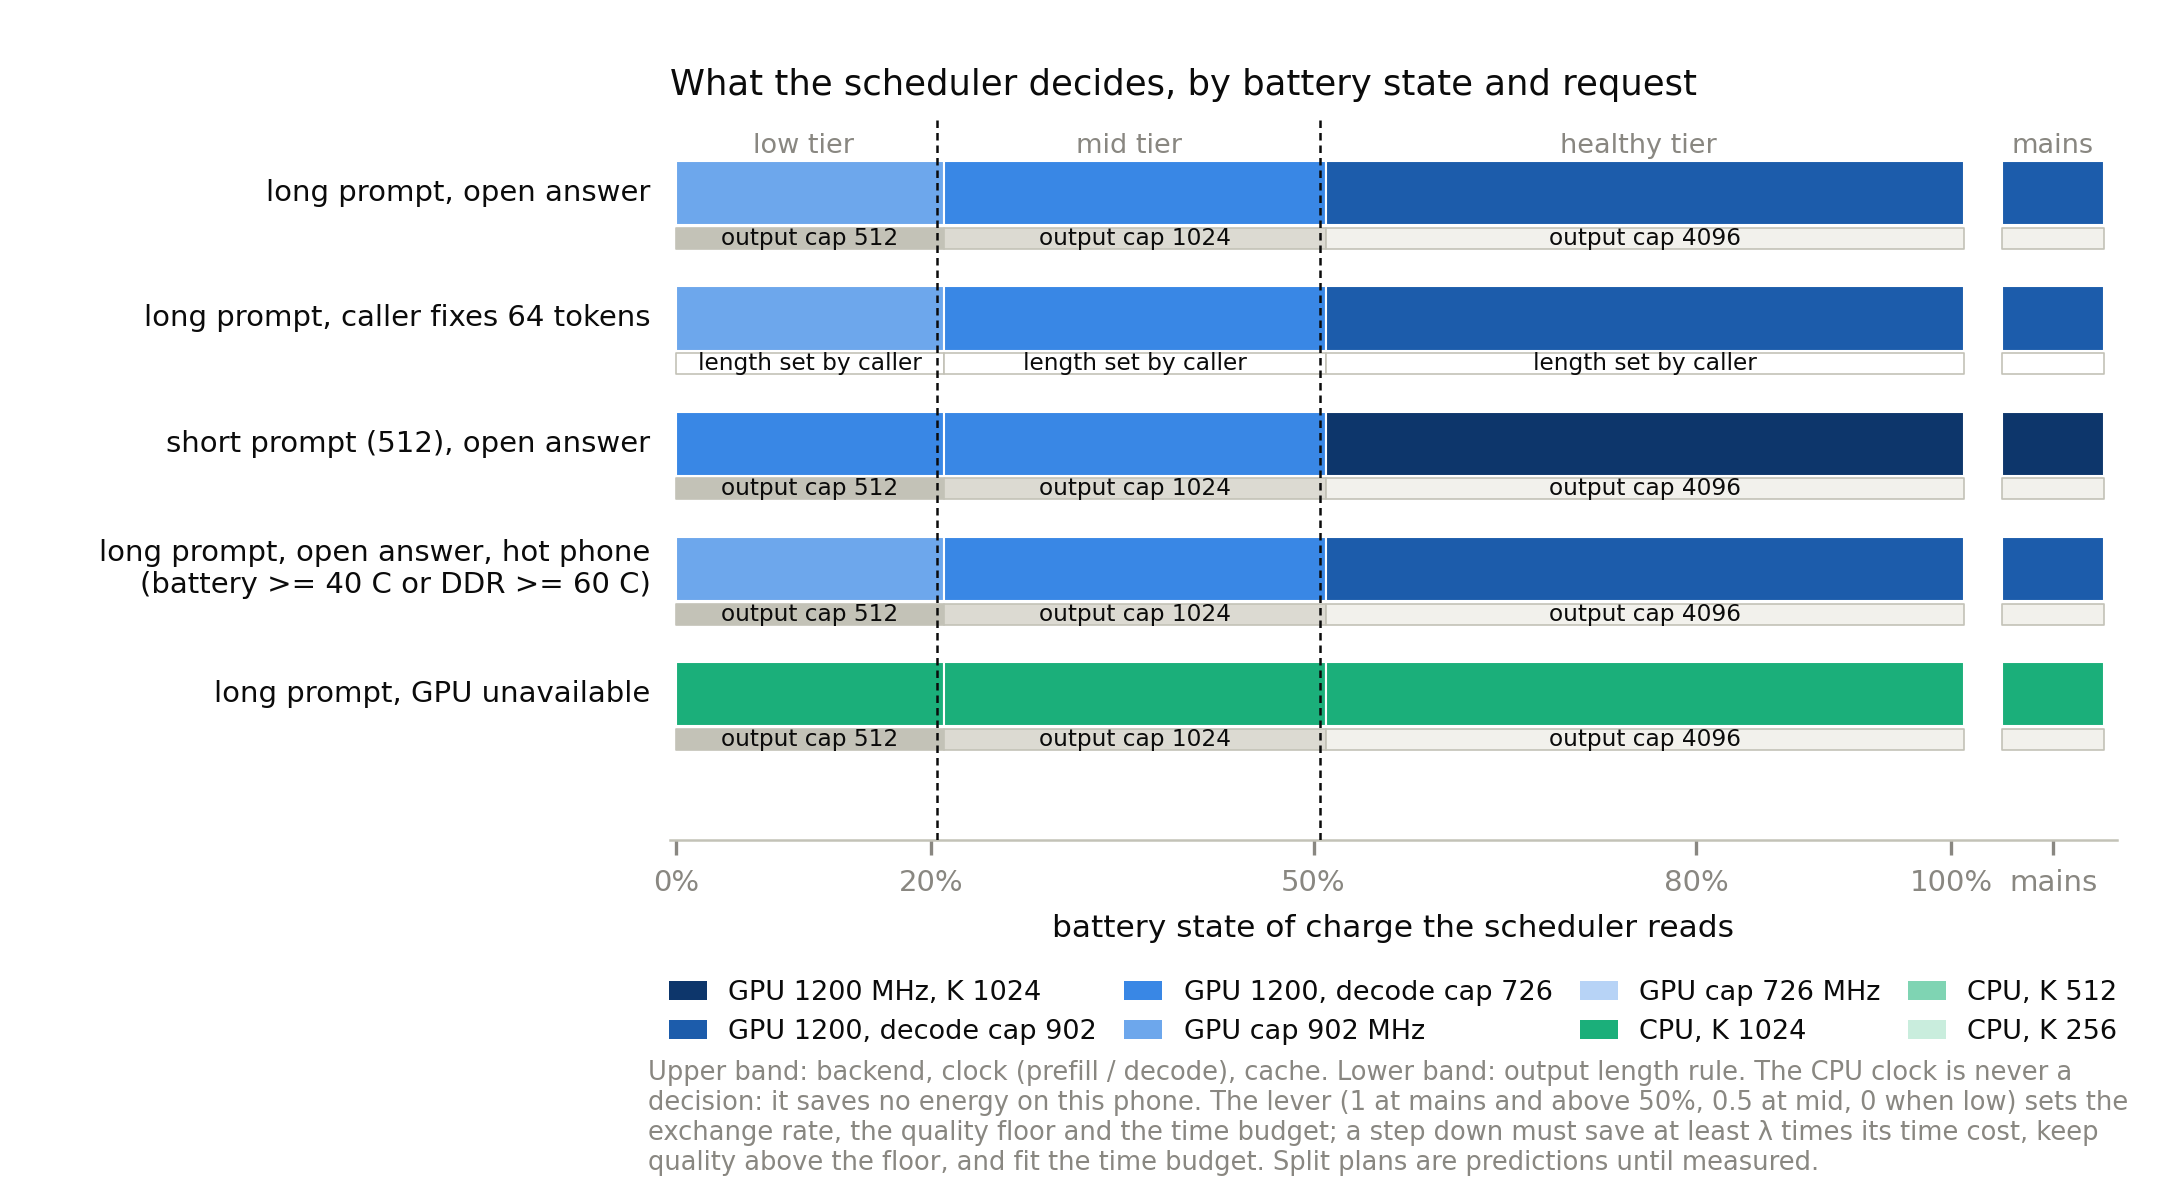

Recreate this plot in Python.
#!/usr/bin/env python3
"""Decision map: what the scheduler chooses as a function of battery state, for a few request
shapes and phone conditions. Evaluates the on-phone policy (energy_rl/sched_policy.py, the same
table, weights, stopping rule and length rule) at every state of charge from 0 to 100 and on
mains. Nothing is simulated: this is the policy's own decision for each state.
"""
import sys, os
import matplotlib
matplotlib.use("Agg")
import matplotlib.pyplot as plt
from matplotlib.patches import Patch

sys.path.insert(0, "/home/mislam22/EndurKV_workspace/EndurKV/energy_rl")
from sched_policy import load_table, weights, output_cap, choose

INK, MUTED, GRID, AXIS, SURF = "#0b0b0b", "#898781", "#e1e0d9", "#c3c2b7", "#ffffff"
PLAN_COL = {"gpu1200_k1024": "#0d366b", "gpu1200d902_k1024": "#1c5cab", "gpu1200d726_k1024": "#3987e5",
            "gpu902_k1024": "#6da7ec", "gpu726_k1024": "#b7d3f6",
            "cpu_k1024": "#1baf7a", "cpu_k512": "#7fd4b3", "cpu_k256": "#c9eddd"}
PLAN_LAB = {"gpu1200_k1024": "GPU 1200 MHz, K 1024", "gpu1200d902_k1024": "GPU 1200, decode cap 902", "gpu1200d726_k1024": "GPU 1200, decode cap 726",
            "gpu902_k1024": "GPU cap 902 MHz", "gpu726_k1024": "GPU cap 726 MHz",
            "cpu_k1024": "CPU, K 1024", "cpu_k512": "CPU, K 512", "cpu_k256": "CPU, K 256"}
CAP_COL = {4096: "#f2f1ec", 1024: "#dcdad2", 512: "#c3c2b7", "caller": "#ffffff"}
plt.rcParams.update({
    "font.family": "sans-serif", "font.sans-serif": ["DejaVu Sans", "Arial", "Helvetica"],
    "font.size": 7.5, "axes.labelsize": 7.5, "axes.titlesize": 8.5, "legend.fontsize": 6.5,
    "xtick.labelsize": 7, "ytick.labelsize": 7, "axes.edgecolor": AXIS, "axes.linewidth": 0.6,
    "xtick.color": MUTED, "ytick.color": MUTED, "axes.labelcolor": INK, "text.color": INK,
    "legend.frameon": False, "figure.facecolor": SURF, "axes.facecolor": SURF, "pdf.fonttype": 42, "ps.fonttype": 42,
})

rows = load_table()
scenarios = [
    ("long prompt, open answer", 9737, None, False, True, False),
    ("long prompt, caller fixes 64 tokens", 9737, 64, False, True, False),
    ("short prompt (512), open answer", 512, None, False, True, False),
    ("long prompt, open answer, hot phone\n(battery >= 40 C or DDR >= 60 C)", 9737, None, True, True, False),
    ("long prompt, GPU unavailable", 9737, None, False, False, False),
]
def decide(soc, mains, n_prompt, max_tokens, hot, gpu_ok):
    tier, w, lam, qf, ts = weights(soc, mains)
    cap, rule = output_cap(tier, max_tokens=max_tokens)
    best, _ = choose([dict(r) for r in rows], n_prompt, cap, w, lam, qf, hot=hot, gpu_ok=gpu_ok, tslack=ts)
    return best["plan"], (cap if max_tokens is None else "caller"), tier

fig, ax = plt.subplots(figsize=(7.2, 4.0))
fig.subplots_adjust(left=0.31, right=0.98, top=0.90, bottom=0.30)
H, GAP = 0.55, 0.22
for i, (name, np_, mt, hot, gpu_ok, _) in enumerate(scenarios):
    y = -(i * (H + GAP + 0.30))
    # plan band across SoC 0..100
    start = 0; prev = None
    segs = []
    for soc in range(0, 101):
        plan, cap, tier = decide(soc, False, np_, mt, hot, gpu_ok)
        if prev is None: prev = (plan, cap); start = soc
        elif (plan, cap) != prev:
            segs.append((start, soc, prev)); prev = (plan, cap); start = soc
    segs.append((start, 101, prev))
    for s0, s1, (plan, cap) in segs:
        ax.broken_barh([(s0, s1 - s0)], (y, H), facecolors=PLAN_COL[plan], edgecolors=SURF, linewidth=0.5)
        ax.broken_barh([(s0, s1 - s0)], (y - 0.20, 0.18), facecolors=CAP_COL[cap], edgecolors=AXIS, linewidth=0.4)
        mid = (s0 + s1) / 2
        ax.text(mid, y - 0.11, ("output cap " + str(cap)) if cap != "caller" else "length set by caller", ha="center", va="center", fontsize=5.6, color=INK)
    # mains column at x = 104..112
    plan, cap, tier = decide(100, True, np_, mt, hot, gpu_ok)
    ax.broken_barh([(104, 8)], (y, H), facecolors=PLAN_COL[plan], edgecolors=SURF, linewidth=0.5)
    ax.broken_barh([(104, 8)], (y - 0.20, 0.18), facecolors=CAP_COL[cap], edgecolors=AXIS, linewidth=0.4)
    ax.text(-2, y + H / 2, name, ha="right", va="center", fontsize=7, color=INK)
for x_ in (20.5, 50.5):
    ax.axvline(x_, color=INK, lw=0.6, ls=(0, (3, 2)), zorder=5)
ax.text(10, 0.62, "low tier", ha="center", fontsize=6.5, color=MUTED); ax.text(35.5, 0.62, "mid tier", ha="center", fontsize=6.5, color=MUTED)
ax.text(75.5, 0.62, "healthy tier", ha="center", fontsize=6.5, color=MUTED); ax.text(108, 0.62, "mains", ha="center", fontsize=6.5, color=MUTED)
ax.set_xlim(-0.5, 113); ax.set_ylim(-(len(scenarios) * (H + GAP + 0.30)) + 0.1, 0.9)
ax.set_xticks([0, 20, 50, 80, 100, 108]); ax.set_xticklabels(["0%", "20%", "50%", "80%", "100%", "mains"])
ax.set_yticks([]); ax.set_xlabel("battery state of charge the scheduler reads")
for s in ("top", "right", "left"): ax.spines[s].set_visible(False)
ax.grid(False)
ax.set_title("What the scheduler decides, by battery state and request", loc="left")
handles = [Patch(facecolor=PLAN_COL[k], label=PLAN_LAB[k]) for k in ("gpu1200_k1024", "gpu1200d902_k1024", "gpu1200d726_k1024", "gpu902_k1024", "gpu726_k1024", "cpu_k1024", "cpu_k512", "cpu_k256")]
ax.legend(handles=handles, loc="upper center", bbox_to_anchor=(0.5, -0.16), ncol=4, handlelength=1.4, columnspacing=1.0)
fig.text(0.30, 0.02, "Upper band: backend, clock (prefill / decode), cache. Lower band: output length rule. The CPU clock is never a decision: it saves no energy on this phone. "
         "The lever (1 at mains and above 50%, 0.5 at mid, 0 when low) sets the exchange rate, the quality floor and the time budget; a step down must save at least λ times its time cost, keep quality above the floor, and fit the time budget. Split plans are predictions until measured.",
         fontsize=6.2, color=MUTED, ha="left", va="bottom", wrap=True)
out = "/home/mislam22/EndurKV_workspace/EndurKV/figures/fig_decision_map"
fig.savefig(out + ".pdf"); fig.savefig(out + ".png", dpi=300)
print("wrote", out)
for name, np_, mt, hot, gpu_ok, _ in scenarios:
    print(f"  {name.split(chr(10))[0]:44s}", " | ".join(f"{s}%: {decide(s, False, np_, mt, hot, gpu_ok)[0]}/{decide(s, False, np_, mt, hot, gpu_ok)[1]}" for s in (10, 40, 80)), "| mains:", decide(100, True, np_, mt, hot, gpu_ok)[0])
